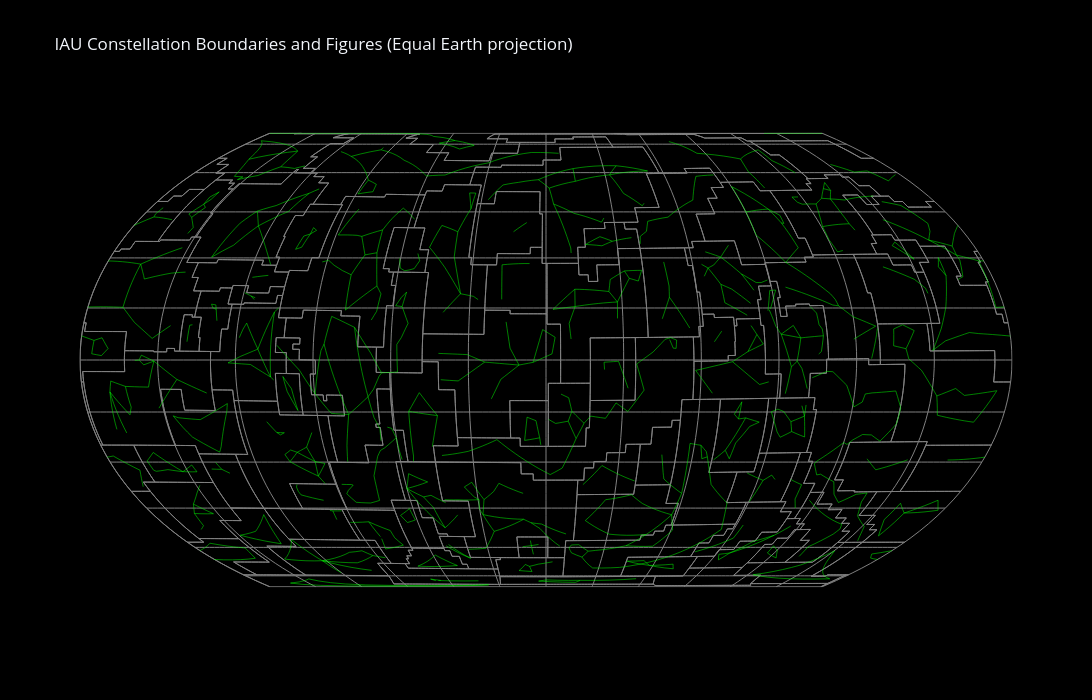

The notebook cell this image was saved under:
### Code cell
def figure_trace(row: pd.Series) -> go.Scattergeo:
    """Build a single star-to-star connection along a great circle."""
    lon1, lon2 = ra_h_to_lon(row["ra1_h"]), ra_h_to_lon(row["ra2_h"])
    lat1, lat2 = row["dec1_deg"], row["dec2_deg"]

    lon = [lon1] + [pt[0] for pt in slerp_edge(lon1, lat1, lon2, lat2)]
    lat = [lat1] + [pt[1] for pt in slerp_edge(lon1, lat1, lon2, lat2)]

    return go.Scattergeo(
        lon=lon,
        lat=lat,
        mode="lines",
        name=row["constellation"],
        line=dict(width=0.5, color="#00ff00"),
        hoverinfo="text",
        hovertext=row["constellation"],
        showlegend=False,
    )


fig.add_traces([figure_trace(row) for _, row in figures.iterrows()])
fig.update_layout(title="IAU Constellation Boundaries and Figures (Equal Earth projection)")
